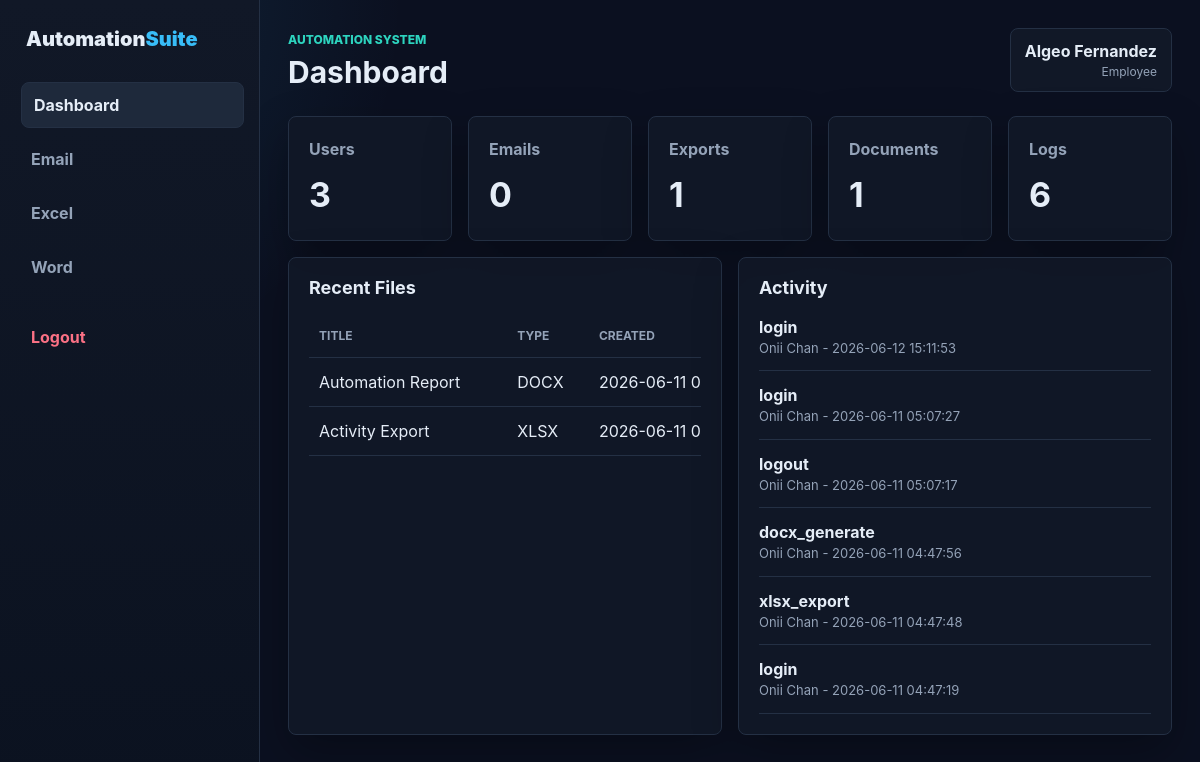
Page /public/dashboard (signed in) on the committed database.
### tables this page shows
CREATE TABLE `generated_files` (
  `id` int(11) NOT NULL,
  `user_id` int(11) NOT NULL,
  `type` enum('xlsx','docx') NOT NULL,
  `title` varchar(180) NOT NULL,
  `file_path` varchar(255) NOT NULL,
  `created_at` timestamp NOT NULL DEFAULT current_timestamp()
);

CREATE TABLE `activity_logs` (
  `id` int(11) NOT NULL,
  `user_id` int(11) DEFAULT NULL,
  `action` varchar(120) NOT NULL,
  `details` text DEFAULT NULL,
  `ip_address` varchar(64) DEFAULT NULL,
  `user_agent` varchar(255) DEFAULT NULL,
  `created_at` timestamp NOT NULL DEFAULT current_timestamp()
);

CREATE TABLE `users` (
  `id` int(11) NOT NULL,
  `name` varchar(120) NOT NULL,
  `email` varchar(160) NOT NULL,
  `fullname` varchar(100) NOT NULL,
  `username` varchar(50) NOT NULL,
  `password` varchar(255) NOT NULL,
  `role` enum('admin','employee') DEFAULT 'employee',
  `is_active` tinyint(1) NOT NULL DEFAULT 1,
  `created_at` timestamp NOT NULL DEFAULT current_timestamp()
);

### app/Controllers/Controller.php (called while the page is built, shortened)
<?php
abstract class Controller
{
    protected function view(string $view, array $data = []): void
    {
        require BASE_PATH . '/app/Views/layouts/app.php';
    }
}

### app/Controllers/DashboardController.php (called while the page is built, shortened)
<?php
class DashboardController extends Controller
{
    public function index(): void
    {
        $files = new GeneratedFile();
        $this->view('dashboard/index', [
            'title' => 'Dashboard',
            'user' => $this->currentUser(),
            'stats' => [
                'users' => (new User())->count(),
                'emails' => (new EmailMessage())->count(),
                'exports' => $files->count('xlsx'),
                'documents' => $files->count('docx'),
                'logs' => (new ActivityLog())->count(),
            ],
            'logs' => (new ActivityLog())->latest(8),
            'files' => $files->latest(null, 8),
            'csrf' => $this->csrf(),
        ]);
    }
}

### public/index.php (called while the page is built, shortened)
<?php
require dirname(__DIR__) . '/app/bootstrap.php';
$path = trim(parse_url($_SERVER['REQUEST_URI'], PHP_URL_PATH), '/');
$base = trim(parse_url(config('app.url'), PHP_URL_PATH), '/');
if ($base !== '' && str_starts_with($path, $base)) {
    $path = trim(substr($path, strlen($base)), '/');
}
$path = $path === '' ? 'login' : $path;
$method = $_SERVER['REQUEST_METHOD'];
$routes = [
    'GET login' => [AuthController::class, 'login'],
    'POST login' => [AuthController::class, 'authenticate'],
    'GET register' => [AuthController::class, 'register'],
    'POST register' => [AuthController::class, 'store'],
    'POST logout' => [AuthController::class, 'logout'],
    'GET dashboard' => [DashboardController::class, 'index'],
    'GET email' => [EmailController::class, 'index'],
    'POST email/sync' => [EmailController::class, 'sync'],
    'GET excel' => [ExcelController::class, 'index'],
    'POST excel/export' => [ExcelController::class, 'export'],
    'GET word' => [WordController::class, 'index'],
    'POST word/generate' => [WordController::class, 'generate'],
    'GET logs' => [LogController::class, 'index'],
    'GET users' => [UserController::class, 'index'],
    'POST users/create' => [UserController::class, 'create'],
    'POST users/toggle' => [UserController::class, 'toggle'],
];
$key = $method . ' ' . $path;
[$class, $action] = $routes[$key];
(new $class())->$action();

### app/bootstrap.php (called while the page is built, shortened)
<?php
spl_autoload_register(function (string $class): void {
    $prefix = 'App\\';
    $path = BASE_PATH . '/app/' . str_replace('\\', '/', substr($class, strlen($prefix))) . '.php';
});
function env(string $key, ?string $default = null): ?string
{
    $value = getenv($key);
    return $value === false ? $default : $value;
}
function config(string $key, mixed $default = null): mixed
{
    static $loaded = [];
    [$file, $item] = array_pad(explode('.', $key, 2), 2, null);
    if (!isset($loaded[$file])) {
        $path = BASE_PATH . '/config/' . $file . '.php';
        $loaded[$file] = is_file($path) ? require $path : [];
    }
    return $item === null ? $loaded[$file] : ($loaded[$file][$item] ?? $default);
}
function e(mixed $value): string
{
    return htmlspecialchars((string) $value, ENT_QUOTES, 'UTF-8');
}

### config/database.php (called while the page is built)
<?php
return [
    'host' => env('DB_HOST', '127.0.0.1'),
    'port' => env('DB_PORT', '3306'),
    'name' => env('DB_NAME', 'dtr_automation'),
    'user' => env('DB_USER', ''),
    'pass' => env('DB_PASS', ''),
    'charset' => 'utf8mb4',
];

### config/app.php (called while the page is built)
<?php
return [
    'name' => env('APP_NAME', 'Automation System'),
    'url' => rtrim(env('APP_URL', '/DTR/public'), '/'),
    'env' => env('APP_ENV', 'production'),
];

### app/Models/Database.php (called while the page is built, shortened)
<?php
class Database
{
    private static ?PDO $pdo = null;
    public static function connection(): PDO
    {
        if (self::$pdo instanceof PDO) {
            return self::$pdo;
        }
        $db = config('database');
        $dsn = sprintf(
            'mysql:host=%s;port=%s;dbname=%s;charset=%s',
            $db['host'],
            $db['port'],
            $db['name'],
            $db['charset']
        );
        try {
            self::$pdo = new PDO($dsn, $db['user'], $db['pass'], [
                PDO::ATTR_ERRMODE => PDO::ERRMODE_EXCEPTION,
                PDO::ATTR_DEFAULT_FETCH_MODE => PDO::FETCH_ASSOC,
                PDO::ATTR_EMULATE_PREPARES => false,
            ]);
            return self::$pdo;
        } catch (PDOException $e) {
            http_response_code(500);
            exit('Database connection failed. Check your .env database settings.');
        }
    }
}

### app/Models/Model.php (called while the page is built, shortened)
<?php
abstract class Model
{
    public function __construct()
    {
        $this->db = Database::connection();
    }
}

### app/Models/GeneratedFile.php (called while the page is built, shortened)
<?php
class GeneratedFile extends Model
{
    public function latest(?string $type = null, int $limit = 10): array
    {
        $stmt = $this->db->prepare('SELECT * FROM generated_files ORDER BY created_at DESC LIMIT ?');
        $stmt->bindValue(1, $limit, \PDO::PARAM_INT);
        $stmt->execute();
        return $stmt->fetchAll();
    }
}

### app/Models/ActivityLog.php (called while the page is built, shortened)
<?php
class ActivityLog extends Model
{
    public function latest(int $limit = 15): array
    {
        $stmt = $this->db->prepare(
            'SELECT l.*, u.name FROM activity_logs l LEFT JOIN users u ON u.id = l.user_id ORDER BY l.created_at DESC LIMIT ?'
        );
        $stmt->bindValue(1, $limit, \PDO::PARAM_INT);
        $stmt->execute();
        return $stmt->fetchAll();
    }
}

### app/Views/dashboard/index.php (the view, shortened to what this page needs)
<section class="stats">
  <?php foreach ($stats as $label => $value): ?>
    <article class="card metric">
      <span><?= e(ucfirst($label)) ?></span>
      <strong><?= e($value) ?></strong>
    </article>
  <?php endforeach; ?>
</section>
<section class="grid two">
  <article class="card">
    <div class="card-head"><h2>Recent Files</h2></div>
    <div class="table-wrap">
      <table>
        <thead><tr><th>Title</th><th>Type</th><th>Created</th><th>File</th></tr></thead>
        <tbody>
        <?php foreach ($files as $file): ?>
          <tr>
            <td><?= e($file['title']) ?></td>
            <td><?= e(strtoupper($file['type'])) ?></td>
            <td><?= e($file['created_at']) ?></td>
          </tr>
        <?php endforeach; ?>
        </tbody>
      </table>
    </div>
  </article>
  <article class="card">
    <div class="card-head"><h2>Activity</h2></div>
    <div class="timeline">
      <?php foreach ($logs as $log): ?>
        <div><strong><?= e($log['action']) ?></strong><span><?= e(($log['name'] ?? 'System') . ' - ' . $log['created_at']) ?></span></div>
      <?php endforeach; ?>
    </div>
  </article>
</section>

### public/assets/css/app.css (style rules this page uses)
:root { color-scheme: dark; --bg: #0b1020; --panel: #111827; --panel-2: #0f172a; --line: #243044; --text: #e5edf7; --muted: #94a3b8; --brand: #38bdf8; --brand-2: #2dd4bf; --danger: #fb7185; --success: #34d399; --shadow: 0 18px 45px rgba(0, 0, 0, .28); }
* { box-sizing: border-box; }
body { margin: 0; min-height: 100vh; background: radial-gradient(circle at top left, rgba(56, 189, 248, .14), transparent 28%), var(--bg); color: var(--text); font-family: Inter, Segoe UI, Arial, sans-serif; line-height: 1.5; overflow-x: hidden; }
h1, h2 { margin: 0; line-height: 1.15; }
h2 { font-size: 18px; }
.stats { display: grid; grid-template-columns: repeat(5, minmax(0, 1fr)); gap: 16px; margin-bottom: 16px; }
.grid { display: grid; gap: 16px; }
.grid.two { grid-template-columns: minmax(0, 1fr) minmax(0, 1fr); }
.card { min-width: 0; padding: 20px; border: 1px solid var(--line); border-radius: 8px; background: rgba(17, 24, 39, .94); box-shadow: var(--shadow); animation: cardIn .42s ease both; transition: transform .18s ease, border-color .18s ease, box-shadow .18s ease; }
.metric span { display: block; color: var(--muted); font-weight: 700; }
.metric strong { display: block; margin-top: 8px; font-size: 34px; }
.card-head { display: flex; align-items: center; justify-content: space-between; gap: 16px; margin-bottom: 16px; }
.table-wrap { overflow-x: auto; }
table { width: 100%; min-width: 620px; border-collapse: collapse; }
th, td { padding: 12px 10px; border-bottom: 1px solid var(--line); text-align: left; }
th { color: var(--muted); font-size: 12px; text-transform: uppercase; }
.timeline { display: grid; gap: 12px; }
.timeline div { padding-bottom: 12px; border-bottom: 1px solid var(--line); }
.timeline span { display: block; color: var(--muted); font-size: 13px; }

### rows in the picture
generated_files: title "Automation Report", type "DOCX", created_at "2026-06-11…"
generated_files: title "Activity Export", type "XLSX", created_at "2026-06-11…"
activity_logs: action "login", user+created_at "Onii Chan - 2026-06-12 15:11:53"
activity_logs: action "login", user+created_at "Onii Chan - 2026-06-11 05:07:27"
activity_logs: action "logout", user+created_at "Onii Chan - 2026-06-11 05:07:17"
activity_logs: action "docx_generate", user+created_at "Onii Chan - 2026-06-11 04:47:56"
activity_logs: action "xlsx_export", user+created_at "Onii Chan - 2026-06-11 04:47:48"
activity_logs: action "login", user+created_at "Onii Chan - 2026-06-11 04:47:19"

### other values in the picture
$label "Dashboard"
$label "Email"
$label "Excel"
$label "Word"
config('app.name') "AUTOMATION SYSTEM"
$title "Dashboard"
$authUser['name'] "Algeo Fernandez"
$authUser['role'] "Employee"
$label "Users"
$value "3"
$label "Emails"
$value "0"
$label "Exports"
$value "1"
$label "Documents"
